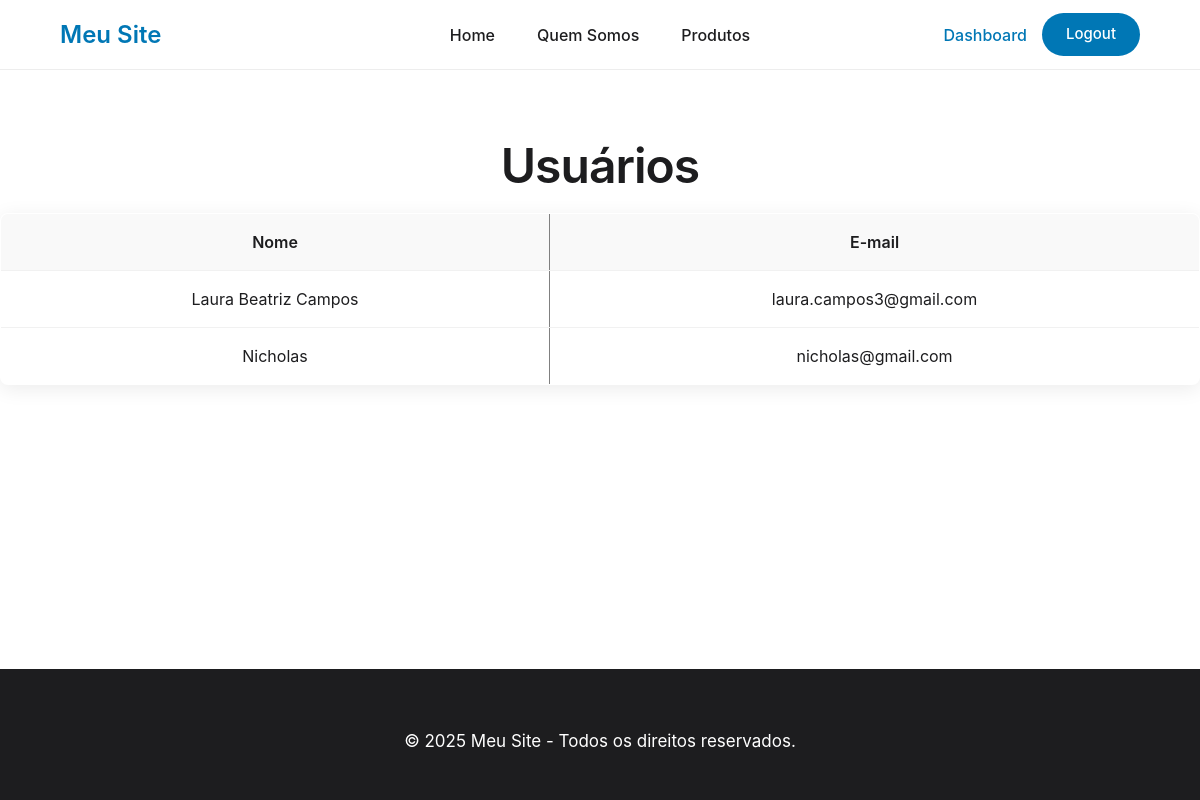
The page /usuarios/ (signed in) on the database its author committed.
### app/models.py (models this page shows, shortened)
class Usuario(models.Model):
    nome = models.CharField(max_length=100)
    email = models.EmailField(unique=True)  # <<< aqui, unicidade garantida no DB
    senha = models.CharField(max_length=16)
    cep = models.CharField(max_length=9, blank=True)
    logradouro = models.CharField(max_length=100, blank=True)
    bairro = models.CharField(max_length=100, blank=True)
    localidade = models.CharField(max_length=100, blank=True)  # cidade
    uf = models.CharField(max_length=2, blank=True)
    numero_residencia = models.CharField(max_length=10, blank=True)

### app/views.py (the view)
# urls.py: path('usuarios/', views.exibirUsuarios, name="exibirUsuarios"),
def exibirUsuarios(request):
    sessao = verificar_sessao(request)
    if sessao: return sessao
    email_logado = request.session.get('email')
    if email_logado != 'laura.campos3@gmail.com':
        messages.error(request, 'Você não tem permissão para acessar esta página.')
        return redirect('dashboard')  # Redireciona para o dashboard ou outra página segura
    usuarios = Usuario.objects.all()
    context = get_contexto_logado(request, {'ListUsuarios': usuarios})
    return render(request, 'usuarios.html', context)

### app/views.py (called while the page is built)
def verificar_sessao(request):
    if not request.session.get('email'):
        return redirect('index')
    return None

def get_contexto_logado(request, extras=None):
    contexto = extras or {}
    if request.session.get('email'):
        contexto['logado'] = True
    return contexto

### app/templates/usuarios.html (shortened to what this page needs)
{% extends "template.html" %}
{% block conteudo %}
  <h1>Usuários</h1>
  <table border="1">
    <tr>
      <th>Nome</th>
      <th>E-mail</th>
    </tr>
    {% for user in ListUsuarios %}
    <tr>
      <td>{{ user.nome }}</td>
      <td>{{ user.email }}</td>
    </tr>
    {% endfor %}
  </table>
{% endblock %}

### app/static/teste.css (style rules this page uses)
:root { --primary-color: #0077B5; --secondary-color: #000000; --accent-color: #0A66C2; --light-gray: #f5f5f7; --medium-gray: #86888a; --dark-gray: #1d1d1f; --white: #ffffff; --shadow: 0 4px 20px rgba(0, 0, 0, 0.08); --transition: all 0.3s ease; }
* { margin: 0; padding: 0; box-sizing: border-box; font-family: 'SF Pro Display', -apple-system, BlinkMacSystemFont, 'Segoe UI', Roboto, Oxygen, Ubuntu, sans-serif; }
html, body { height: 100%; display: flex; flex-direction: column; background-color: var(--white); color: var(--dark-gray); line-height: 1.5; }
body { display: flex; flex-direction: column; align-items: center; }
h1, h2, h3, h4, h5, h6 { font-weight: 600; letter-spacing: -0.02em; text-align: center; }
h1 { font-size: 48px; line-height: 1.1; margin-bottom: 20px; }
table { width: 100%; border-collapse: collapse; background-color: var(--white); margin: 0 auto; border-radius: 8px; overflow: hidden; box-shadow: var(--shadow); }
th, td { padding: 16px 20px; text-align: center; border-bottom: 1px solid #f1f1f1; }
th { background-color: #f9f9f9; font-weight: 600; color: var(--dark-gray); }

### rows shown on the page
Usuario: nome "Laura Beatriz Campos", email "laura.campos3@gmail.com"
Usuario: nome "Nicholas", email "nicholas@gmail.com"
